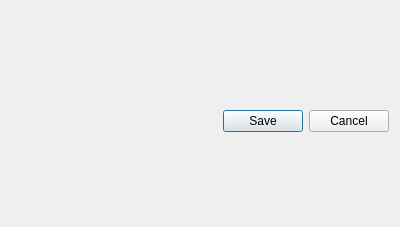
<?xml version="1.0" encoding="UTF-8"?>
<ui version="4.0">
    <class>ServerSettingsDialog</class>
    <widget class="QDialog" name="ServerSettingsDialog">
        <property name="geometry">
            <rect>
                <x>0</x>
                <y>0</y>
                <width>400</width>
                <height>227</height>
            </rect>
        </property>
        <property name="windowTitle">
            <string>Dialog</string>
        </property>
        <layout class="QGridLayout" name="gridLayout">
            <item row="0" column="0">
                <layout class="QFormLayout" name="formLayout">
                    <property name="horizontalSpacing">
                        <number>16</number>
                    </property>
                    <property name="verticalSpacing">
                        <number>8</number>
                    </property>
                    <property name="leftMargin">
                        <number>8</number>
                    </property>
                    <property name="topMargin">
                        <number>16</number>
                    </property>
                    <property name="rightMargin">
                        <number>8</number>
                    </property>
                    <property name="bottomMargin">
                        <number>0</number>
                    </property>
                </layout>
            </item>
            <item row="1" column="0">
                <widget class="QDialogButtonBox" name="buttons">
                    <property name="orientation">
                        <enum>Qt::Horizontal</enum>
                    </property>
                    <property name="standardButtons">
                        <set>QDialogButtonBox::Cancel|QDialogButtonBox::Save</set>
                    </property>
                    <property name="centerButtons">
                        <bool>false</bool>
                    </property>
                </widget>
            </item>
        </layout>
    </widget>
    <resources/>
    <connections>
        <connection>
            <sender>buttons</sender>
            <signal>accepted()</signal>
            <receiver>ServerSettingsDialog</receiver>
            <slot>accept()</slot>
            <hints>
                <hint type="sourcelabel">
                    <x>248</x>
                    <y>254</y>
                </hint>
                <hint type="destinationlabel">
                    <x>157</x>
                    <y>274</y>
                </hint>
            </hints>
        </connection>
        <connection>
            <sender>buttons</sender>
            <signal>rejected()</signal>
            <receiver>ServerSettingsDialog</receiver>
            <slot>reject()</slot>
            <hints>
                <hint type="sourcelabel">
                    <x>316</x>
                    <y>260</y>
                </hint>
                <hint type="destinationlabel">
                    <x>286</x>
                    <y>274</y>
                </hint>
            </hints>
        </connection>
    </connections>
</ui>
